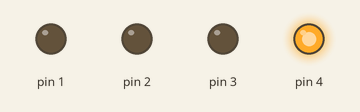
The sketch below on a simulated Arduino Uno, built with avr-gcc and run on an emulated ATmega328P. Shown: output pins drawn as LEDs (lit = HIGH). Random numbers use the default seed unless the sketch sets one.

Above: at 0.78 s.
At 7.75 s:
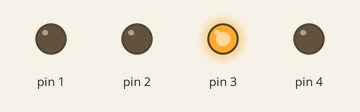
At 16.83 s:
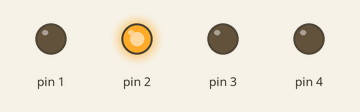
At 32.7 s:
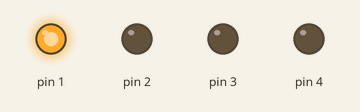
Timing chart, 0 to 40.0 s (numbered marks = the images above):
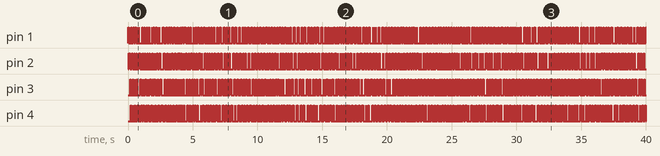

The sketch:

Matrix_led.ino
```cpp
int led1 = 1;
int led2 = 2;
int led3 = 3;
int led4 = 4;

void setup() {
  for(int i = 1; i<5;i++)
    pinMode(i, OUTPUT);

}

void unit(int led) {
  digitalWrite(led, HIGH);
  delay(random(10,100));
  digitalWrite(led, LOW);

}
void loop() {
  unit(led1);
  unit(led2);
  unit(led3);
  unit(led4);

}
```
